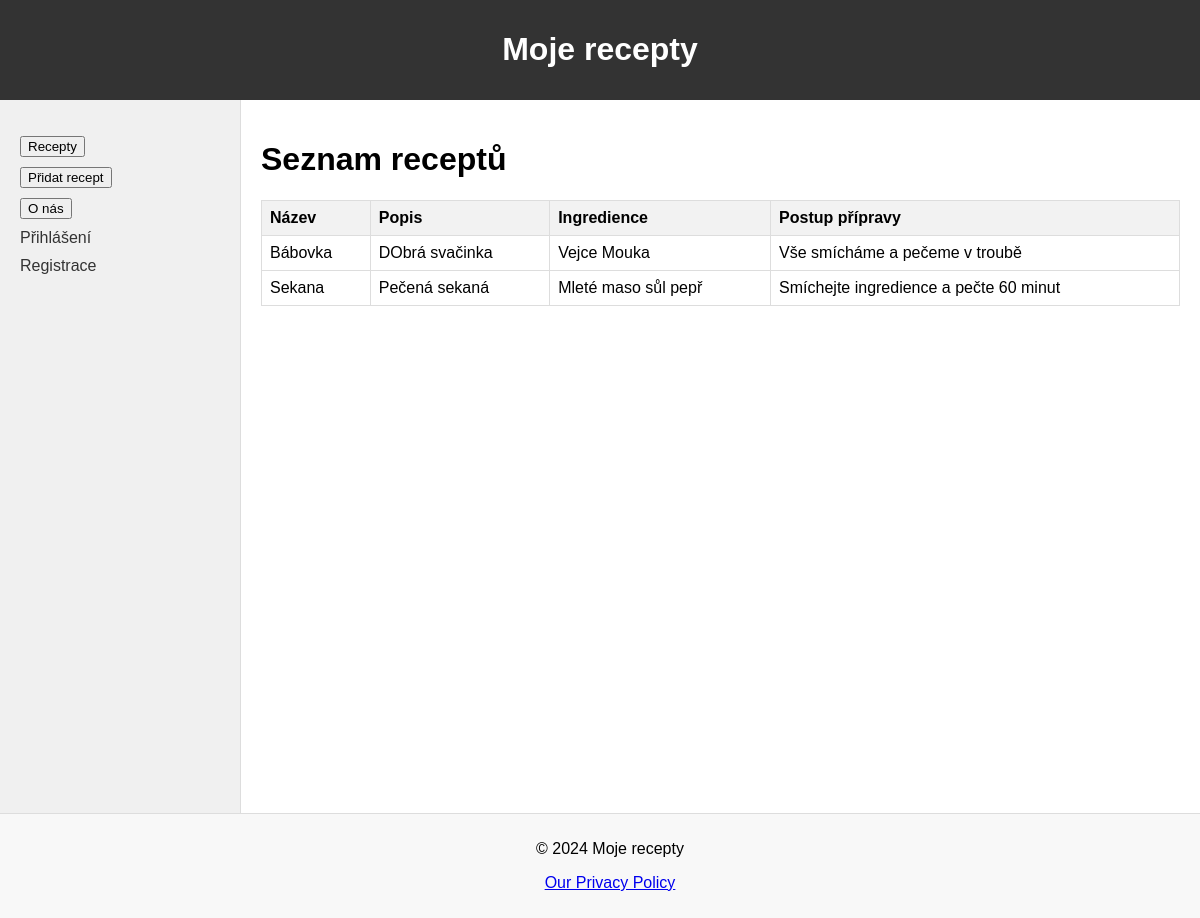
Before: /recipes/ with the older database file.
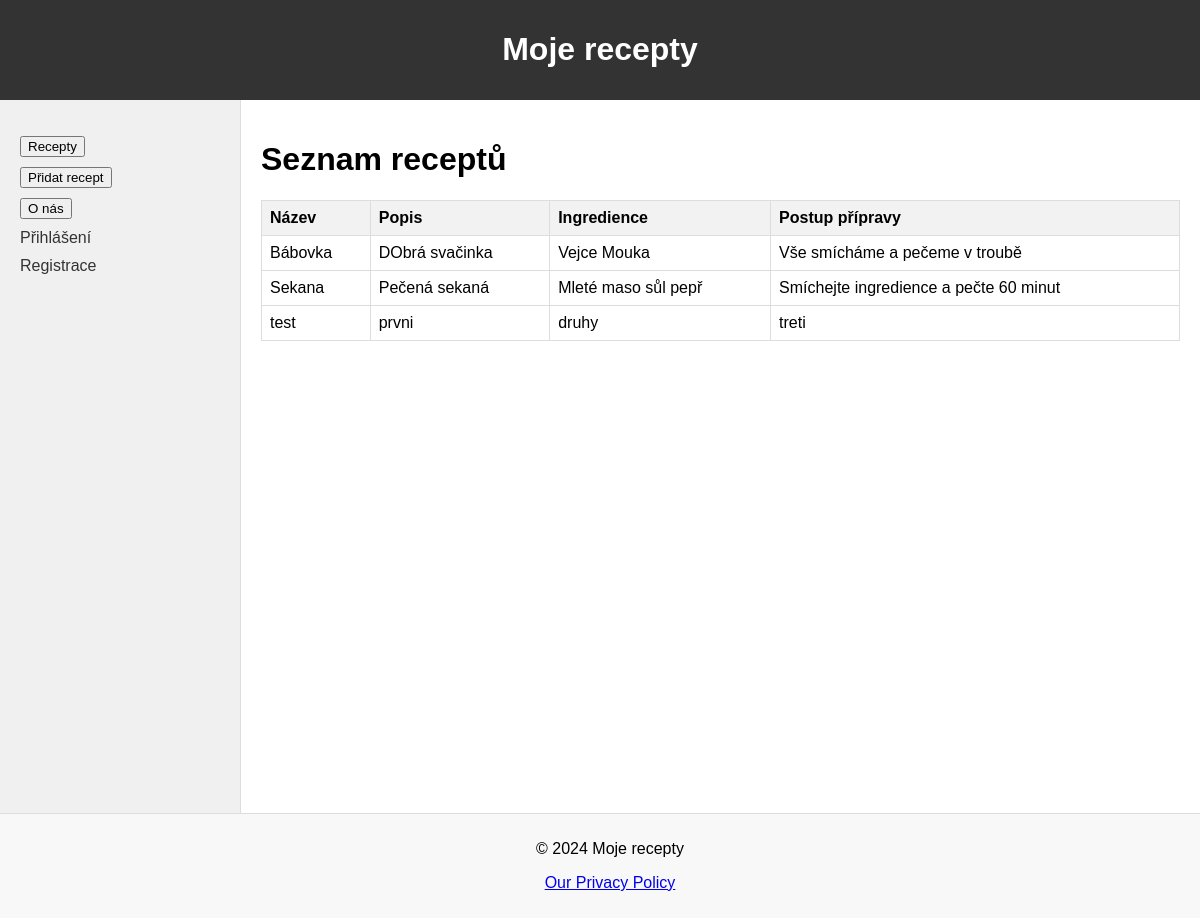
After: the same page with the newer database file.
### recipes/models.py (models this page shows, shortened)
class Recipe(models.Model):
    title = models.CharField(max_length=200)
    description = models.TextField()
    ingredients = models.TextField()
    instructions = models.TextField()
    created_by = models.ForeignKey(User, on_delete=models.CASCADE)

### recipes/views.py (the view)
# urls.py: path('', views.recipe_list, name='recipe_list'),  # Zde upravujeme URL pro seznam receptů
def recipe_list(request):
    recipes = Recipe.objects.all()
    return render(request, 'recipes/recipe_list.html', {'recipes': recipes})

### recipes/templates/recipes/recipe_list.html (shortened to what this page needs)
{% extends 'recipes/base.html' %}
{% block content %}
    <h1>Seznam receptů</h1>
    <table class="recipe-table">
        <thead>
            <tr>
                <th>Název</th>
                <th>Popis</th>
                <th>Ingredience</th>
                <th>Postup přípravy</th>
            </tr>
        </thead>
        <tbody>
            {% for recipe in recipes %}
            <tr>
                <td>{{ recipe.title }}</td>
                <td>{{ recipe.description }}</td>
                <td>{{ recipe.ingredients }}</td>
                <td>{{ recipe.instructions }}</td>
            </tr>
            {% endfor %}
        </tbody>
    </table>
{% endblock %}

Changed rows visible on the page:
added Recipe: title "test", description "prvni", ingredients "druhy", instructions "treti"
